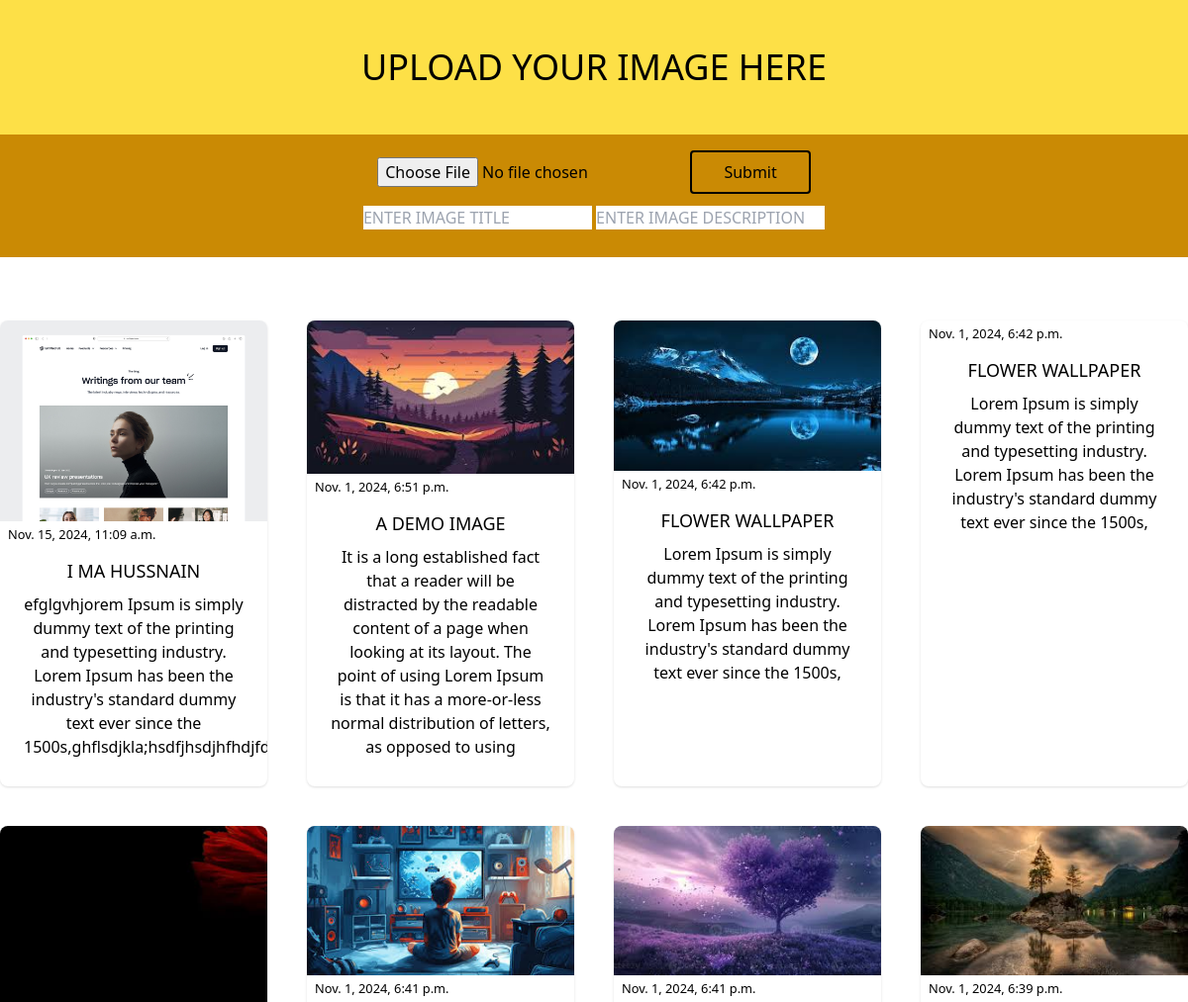
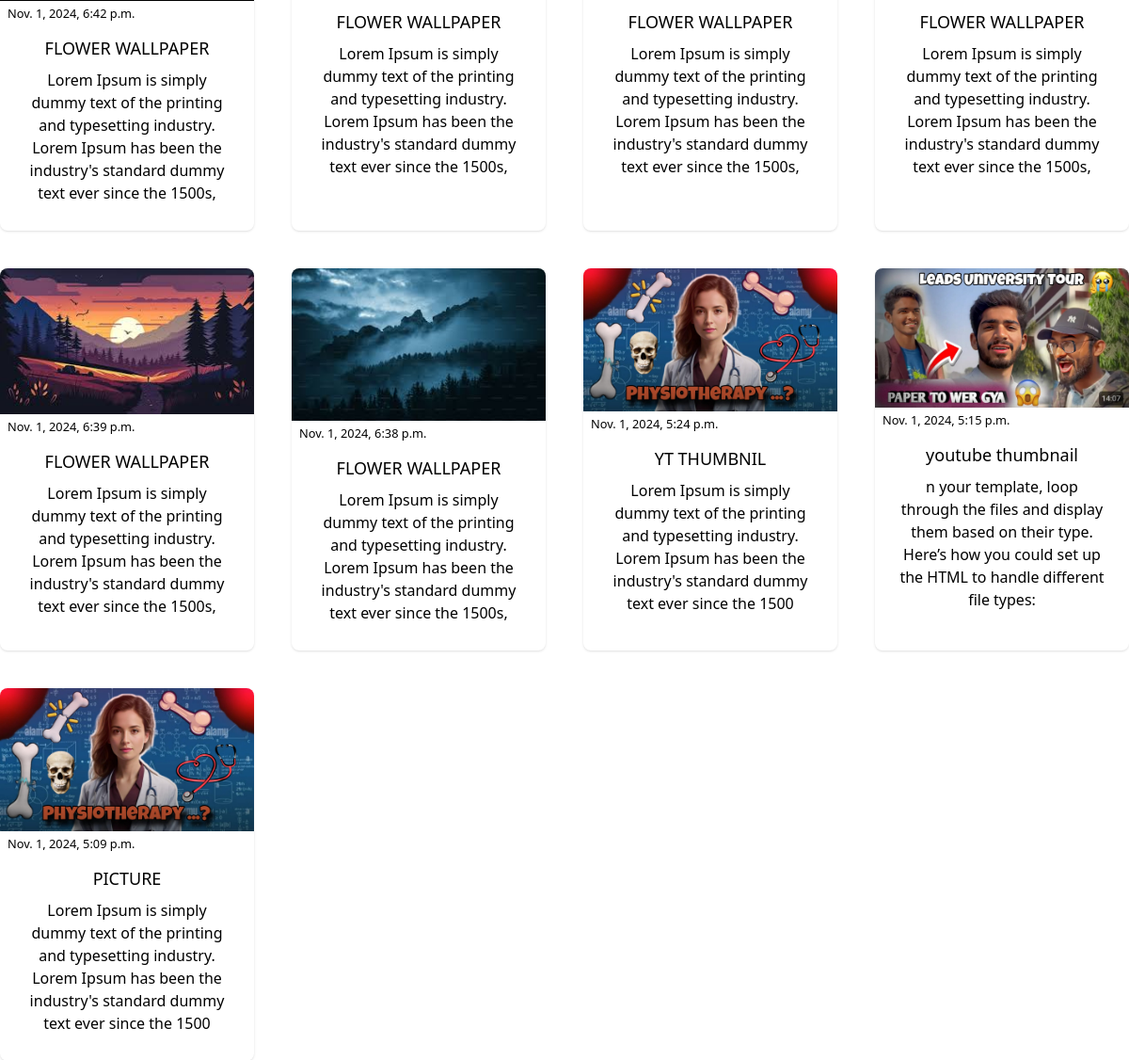
/home/, run on the app's committed database (2 pictures, top to bottom).
### Uploader/models.py (models this page shows, shortened)
class user_post(models.Model):
    image=models.FileField(upload_to='photos/')
    title=models.CharField(max_length=50)
    description=models.CharField(max_length=150)
    upload_date=models.DateTimeField( auto_now_add=True)
    class Meta:
        ordering=('-upload_date',)

### Uploader/views.py (the view, shortened to what this page needs)
# urls.py: path('',home,name='home'),
def home(request):
    value=user_post.objects.all()
    context={'values':value}
    return render(request,'home.html',context)

### Uploader/templates/home.html (shortened to what this page needs)
{% load static tailwind_tags %}
<!DOCTYPE html>
<html lang="en">
  <head>
    {% tailwind_css%}
  </head>
  <body>
    <div class="max-w-[1350px] mx-auto bg-yellow-300">
      <h1 class="text-center text-4xl py-12 font-medium">UPLOAD YOUR IMAGE HERE</h1>
      <form action="" method="post" class="text-center bg-yellow-600 py-4" enctype="multipart/form-data">
        <input type="file" class="" name='image'/>
        <button
          class="border-2 border-black py-2 px-8 rounded hover:bg-yellow-700"
        >
          Submit
        </button>
        <div class='my-3'>
        <input type="text" placeholder='ENTER IMAGE TITLE' required name='title'>
        <input type="text" placeholder='ENTER IMAGE DESCRIPTION' required name='description'>
      </div>
      </form>
    </div>
    <div class="max-w-[1350px] grid sm:grid-cols-2 lg:grid-cols-4  mx-auto gap-10 py-16">
      {% for value in values  %}
      <div class="shadow hover:shadow-lg overflow-hidden duration-1000 rounded-lg mt-">
        <div class="overflow-hidden">
          <img
            src="{{value.image.url}}"
            alt=""
            class="mx-auto hover:scale-125 duration-1000"
          />
        </div>
        <div>
          <small class='ml-2'>{{value.upload_date}}</small>
          <h1 class="text-lg mt-3 font-medium text-center"> {{value.title}} </h1>
          <p class="px-6 py-2 mb-5 text-center">
            {{ value.description}}
          </p>
        </div>
      </div>
      {% endfor %}
      </div>
  </body>
</html>

### data on the page
user_post: image (picture), upload_date "Nov. 15, 2024, 11:09 a.m.", title "I MA HUSSNAIN", description "efglgvhjorem Ipsum is simply dummy text of the printing and typesetting industry. Lorem Ipsum has been the industry's standard dummy text ever since the…"
user_post: image (picture), upload_date "Nov. 1, 2024, 6:51 p.m.", title "A DEMO IMAGE", description "It is a long established fact that a reader will be distracted by the readable content of a page when looking at its layout. The point of using Lorem Ipsum is that it has a more-or-less normal distribution of letters, as opposed to using"
user_post: image (picture), upload_date "Nov. 1, 2024, 6:42 p.m.", title "FLOWER WALLPAPER", description "Lorem Ipsum is simply dummy text of the printing and typesetting industry. Lorem Ipsum has been the industry's standard dummy text ever since the 1500s,"
user_post: upload_date "Nov. 1, 2024, 6:42 p.m.", title "FLOWER WALLPAPER", description "Lorem Ipsum is simply dummy text of the printing and typesetting industry. Lorem Ipsum has been the industry's standard dummy text ever since the 1500s,"
user_post: image (picture), upload_date "Nov. 1, 2024, 6:42 p.m.", title "FLOWER WALLPAPER", description "Lorem Ipsum is simply dummy text of the printing and typesetting industry. Lorem Ipsum has been the industry's standard dummy text ever since the 1500s,"
user_post: image (picture), upload_date "Nov. 1, 2024, 6:41 p.m.", title "FLOWER WALLPAPER", description "Lorem Ipsum is simply dummy text of the printing and typesetting industry. Lorem Ipsum has been the industry's standard dummy text ever since the 1500s,"
user_post: image (picture), upload_date "Nov. 1, 2024, 6:41 p.m.", title "FLOWER WALLPAPER", description "Lorem Ipsum is simply dummy text of the printing and typesetting industry. Lorem Ipsum has been the industry's standard dummy text ever since the 1500s,"
user_post: image (picture), upload_date "Nov. 1, 2024, 6:39 p.m.", title "FLOWER WALLPAPER", description "Lorem Ipsum is simply dummy text of the printing and typesetting industry. Lorem Ipsum has been the industry's standard dummy text ever since the 1500s,"
user_post: image (picture), upload_date "Nov. 1, 2024, 6:39 p.m.", title "FLOWER WALLPAPER", description "Lorem Ipsum is simply dummy text of the printing and typesetting industry. Lorem Ipsum has been the industry's standard dummy text ever since the 1500s,"
user_post: image (picture), upload_date "Nov. 1, 2024, 6:38 p.m.", title "FLOWER WALLPAPER", description "Lorem Ipsum is simply dummy text of the printing and typesetting industry. Lorem Ipsum has been the industry's standard dummy text ever since the 1500s,"
user_post: image (picture), upload_date "Nov. 1, 2024, 5:24 p.m.", title "YT THUMBNIL", description "Lorem Ipsum is simply dummy text of the printing and typesetting industry. Lorem Ipsum has been the industry's standard dummy text ever since the 1500"
user_post: image (picture), upload_date "Nov. 1, 2024, 5:15 p.m.", title "youtube thumbnail", description "n your template, loop through the files and display them based on their type. Here’s how you could set up the HTML to handle different file types:"
user_post: image (picture), upload_date "Nov. 1, 2024, 5:09 p.m.", title "PICTURE", description "Lorem Ipsum is simply dummy text of the printing and typesetting industry. Lorem Ipsum has been the industry's standard dummy text ever since the 1500"
